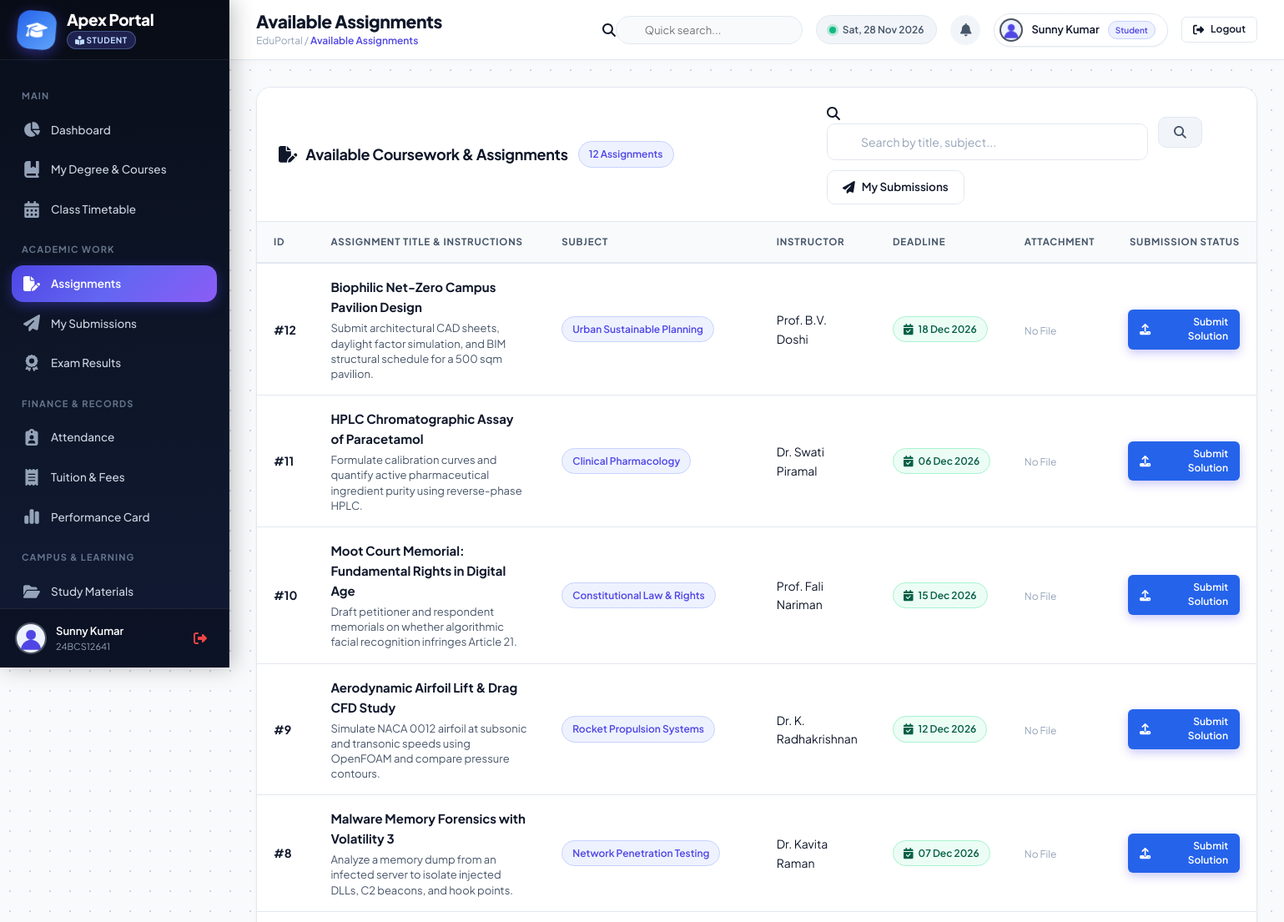
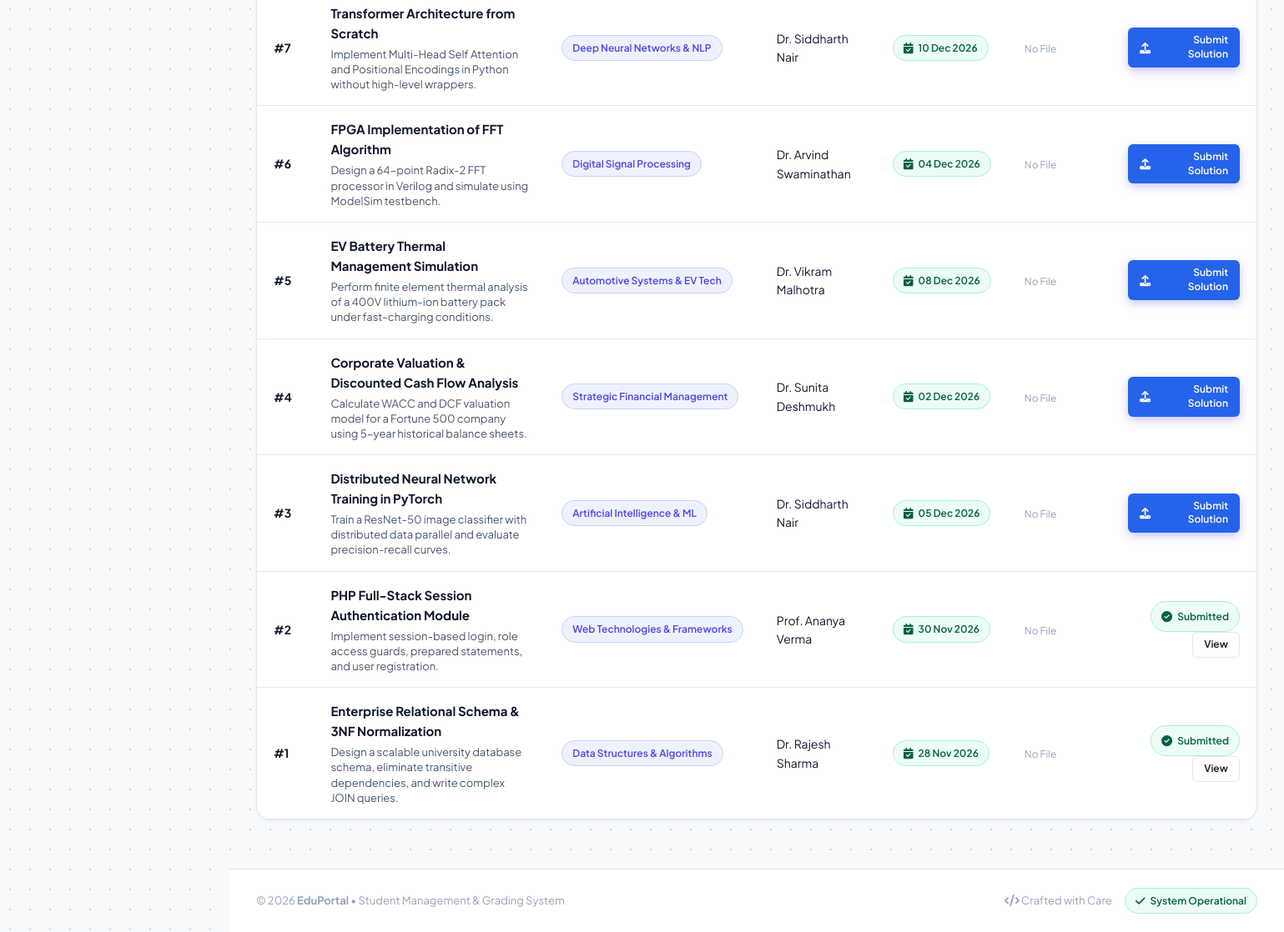
The app's page /student/assignments.php (signed in) with its own data (2 pictures, top to bottom).
### tables this page shows
CREATE TABLE `students` (
  `student_id` INT AUTO_INCREMENT PRIMARY KEY,
  `user_id` INT NOT NULL UNIQUE,
  `roll_no` VARCHAR(50) NOT NULL UNIQUE,
  `department_id` INT DEFAULT NULL,
  `course_id` INT DEFAULT NULL,
  `course` VARCHAR(100) DEFAULT 'BCA',
  `semester` INT NOT NULL DEFAULT 1,
  `admission_year` INT NOT NULL DEFAULT 2024,
  `gender` ENUM('Male','Female','Other') DEFAULT 'Male',
  `dob` DATE DEFAULT NULL,
  `address` TEXT DEFAULT NULL,
  `status` ENUM('Active','Graduated','Suspended') DEFAULT 'Active',
  `profile_picture` VARCHAR(255) DEFAULT NULL,
  `created_at` TIMESTAMP DEFAULT CURRENT_TIMESTAMP,
  CONSTRAINT `fk_sp_stu_course` FOREIGN KEY (`course_id`) REFERENCES `courses` (`course_id`) ON DELETE SET NULL,
  CONSTRAINT `fk_sp_stu_user` FOREIGN KEY (`user_id`) REFERENCES `users` (`id`) ON DELETE CASCADE
);

CREATE TABLE `assignments` (
  `assignment_id` INT AUTO_INCREMENT PRIMARY KEY,
  `subject_id` INT DEFAULT 1,
  `course_id` INT NOT NULL,
  `faculty_id` INT NOT NULL,
  `title` VARCHAR(255) NOT NULL,
  `description` TEXT NOT NULL,
  `deadline` DATE NOT NULL,
  `max_marks` INT DEFAULT 100,
  `file_path` VARCHAR(255) DEFAULT NULL,
  `created_at` TIMESTAMP DEFAULT CURRENT_TIMESTAMP
);

CREATE TABLE `subjects` (
  `subject_id` INT AUTO_INCREMENT PRIMARY KEY,
  `subject_name` VARCHAR(150) NOT NULL,
  `subject_code` VARCHAR(50) NOT NULL UNIQUE,
  `faculty_id` INT DEFAULT NULL,
  `course` VARCHAR(100) DEFAULT 'B.Tech CSE',
  `semester` INT DEFAULT 1,
  `created_at` TIMESTAMP DEFAULT CURRENT_TIMESTAMP
);

CREATE TABLE `users` (
  `id` INT AUTO_INCREMENT PRIMARY KEY,
  `name` VARCHAR(120) NOT NULL,
  `email` VARCHAR(120) NOT NULL UNIQUE,
  `password` VARCHAR(255) NOT NULL,
  `role` ENUM('admin', 'faculty', 'student') NOT NULL DEFAULT 'student',
  `profile_picture` VARCHAR(255) DEFAULT 'default.png',
  `phone` VARCHAR(30) DEFAULT NULL,
  `created_at` TIMESTAMP DEFAULT CURRENT_TIMESTAMP
);

### student/assignments.php (called while the page is built)
<?php include("view_assignments.php"); ?>

### config/db.php (called while the page is built, shortened)
<?php
$host = getenv('DB_HOST') ?: "127.0.0.1";
$user = getenv('DB_USER') ?: "root";
$password = getenv('DB_PASSWORD') !== false ? getenv('DB_PASSWORD') : "";
$database = getenv('DB_NAME') ?: "student_portal";
$port = getenv('DB_PORT') ? (int)getenv('DB_PORT') : 3306;
try {
    $con = @mysqli_connect($host, $user, $password, $database, $port);
} catch (Throwable $e) {
    $con = false;
}
mysqli_set_charset($con, "utf8mb4");
if ($con) {
    static $schema_checked = false;
    if (!$schema_checked) {
if (!function_exists('safe_num_rows')) {
    function safe_num_rows($result) {
        if ($result && is_object($result)) {
            return mysqli_num_rows($result);
        }
        return 0;
    }
}
    }
}
if (!function_exists('get_subject_col')) {
    function get_subject_col($con) {
        static $resolved_col = null;
        $res = @mysqli_query($con, "SHOW COLUMNS FROM `subjects` LIKE 'suject_name'");
        if ($res && safe_num_rows($res) > 0) {
            $resolved_col = 'suject_name';
        } else {
            $resolved_col = 'subject_name';
        }
        return $resolved_col;
    }
}
if (!function_exists('safe_fetch_assoc')) {
    function safe_fetch_assoc($result) {
        if ($result && is_object($result) && mysqli_num_rows($result) > 0) {
            return mysqli_fetch_assoc($result);
        }
        return [];
    }
}
?>

### student/view_assignments.php (the view, shortened to what this page needs)
<?php
include("../config/db.php");
$user_id = $_SESSION['user_id'];
$subj_col = get_subject_col($con);
$st_query = mysqli_query($con, "SELECT student_id FROM students WHERE user_id='$user_id' LIMIT 1");
$student = ($st_query && safe_num_rows($st_query) > 0) ? safe_fetch_assoc($st_query) : [];
$student_id = $student['student_id'] ?? 0;
$search = "";
if (isset($_GET['search']) && !empty(trim($_GET['search']))) {
    $search = escape($con, $_GET['search']);
    $query = mysqli_query($con, "
        SELECT a.*, s.`$subj_col` AS subject_name, u.name AS faculty_name,
               (SELECT submission_id FROM submissions sub WHERE sub.assignment_id = a.assignment_id AND sub.student_id = '$student_id' LIMIT 1) as submitted_id
        FROM assignments a
        LEFT JOIN subjects s ON a.subject_id = s.subject_id
        LEFT JOIN faculty f ON a.faculty_id = f.faculty_id
        LEFT JOIN users u ON f.user_id = u.id
        WHERE a.title LIKE '%$search%'
           OR a.description LIKE '%$search%'
           OR s.`$subj_col` LIKE '%$search%'
        ORDER BY a.assignment_id DESC
    ");
} else {
    $query = mysqli_query($con, "
        SELECT a.*, s.`$subj_col` AS subject_name, u.name AS faculty_name,
               (SELECT submission_id FROM submissions sub WHERE sub.assignment_id = a.assignment_id AND sub.student_id = '$student_id' LIMIT 1) as submitted_id
        FROM assignments a
        LEFT JOIN subjects s ON a.subject_id = s.subject_id
        LEFT JOIN faculty f ON a.faculty_id = f.faculty_id
        LEFT JOIN users u ON f.user_id = u.id
        ORDER BY a.assignment_id DESC
    ");
}
include("../includes/header.php");
include("../includes/sidebar_student.php");
include("../includes/navbar.php");
?>
<div class="card">
    <div class="card-header">
        <div style="display:flex; align-items:center; gap:12px; flex-wrap:wrap;">
            <h3><i class="fa-solid fa-file-pen"></i> Available Coursework & Assignments</h3>
            <span class="badge badge-primary"><?php echo safe_num_rows($query); ?> Assignments</span>
        </div>
        <div style="display:flex; align-items:center; gap:12px; flex-wrap:wrap;">
            <form method="GET" class="search-toolbar">
                <div class="search-input-group">
                    <i class="fa-solid fa-magnifying-glass"></i>
                    <input type="text" name="search" class="form-control" placeholder="Search by title, subject..." value="<?php echo htmlspecialchars($search); ?>">
                </div>
                <button type="submit" class="btn btn-secondary"><i class="fa-solid fa-search"></i></button>
            </form>
            <a href="my_submissions.php" class="btn btn-outline">
                <i class="fa-solid fa-paper-plane"></i> My Submissions
            </a>
        </div>
    </div>
    <div class="card-body" style="padding:0;">
        <div class="table-responsive">
            <table class="custom-table">
                <thead>
                    <tr>
                        <th>ID</th>
                        <th>Assignment Title & Instructions</th>
                        <th>Subject</th>
                        <th>Instructor</th>
                        <th>Deadline</th>
                        <th>Attachment</th>
                        <th style="text-align:right;">Submission Status</th>
                    </tr>
                </thead>
                <tbody>
                    <?php if ($query && safe_num_rows($query) > 0): ?>
                        <?php while ($row = safe_fetch_assoc($query)):
                            $is_submitted = !empty($row['submitted_id']);
                            $is_overdue = (strtotime($row['deadline']) < strtotime(date('Y-m-d')));
                        ?>
                            <tr>
                                <td><strong>#<?php echo $row['assignment_id']; ?></strong></td>
                                <td>
                                    <div style="font-weight:700; color:var(--text-primary); font-size:15px;"><?php echo htmlspecialchars($row['title']); ?></div>
                                    <div style="font-size:13px; color:#475569; max-width:320px; line-height:1.4; margin-top:4px;">
                                        <?php echo htmlspecialchars($row['description']); ?>
                                    </div>
                                </td>
                                <td>
                                    <?php if (!empty($row['subject_name'])): ?>
                                        <span class="badge badge-primary"><?php echo htmlspecialchars($row['subject_name']); ?></span>
                                    <?php else: ?>
                                        <span class="badge badge-dark">General</span>
                                    <?php endif; ?>
                                </td>
                                <td><?php echo htmlspecialchars($row['faculty_name'] ?? 'Faculty Staff'); ?></td>
                                <td>
                                    <?php if ($is_overdue): ?>
                                        <span class="badge badge-danger"><i class="fa-solid fa-clock"></i> <?php echo date('d M Y', strtotime($row['deadline'])); ?></span>
                                    <?php else: ?>
                                        <span class="badge badge-success"><i class="fa-solid fa-calendar-check"></i> <?php echo date('d M Y', strtotime($row['deadline'])); ?></span>
                                    <?php endif; ?>
                                </td>
                                <td>
                                    <?php if (!empty($row['file_path']) && file_exists("../uploads/assignments/" . $row['file_path'])): ?>
                                        <a href="../uploads/assignments/<?php echo urlencode($row['file_path']); ?>" class="btn btn-outline btn-sm" download title="Download Problem Sheet">
                                            <i class="fa-solid fa-download"></i> Task Sheet
                                        </a>
                                    <?php else: ?>
                                        <span style="color:#94a3b8; font-size:12px;">No File</span>
                                    <?php endif; ?>
                                </td>
                                <td style="text-align:right;">
                                    <?php if ($is_submitted): ?>
                                        <span class="badge badge-success" style="padding:8px 12px; font-size:12px;">
                                            <i class="fa-solid fa-circle-check"></i> Submitted
                                        </span>
                                        <a href="my_submissions.php" class="btn btn-outline btn-sm" style="margin-left:6px;">View</a>
                                    <?php else: ?>
                                        <a href="submit_assignment.php?id=<?php echo $row['assignment_id']; ?>" class="btn btn-primary btn-sm" style="background:#2563eb;">
                                            <i class="fa-solid fa-upload"></i> Submit Solution
                                        </a>
                                    <?php endif; ?>
                                </td>
                            </tr>
                        <?php endwhile; ?>
                    <?php endif; ?>
                </tbody>
            </table>
        </div>
    </div>
</div>
<?php include("../includes/footer.php"); ?>

### includes/sidebar_student.php (shortened to what this page needs)
<?php
$current_page = basename($_SERVER['PHP_SELF']);
$student_name = $_SESSION['name'] ?? 'Student';
$student_pic = "../assets/images/default-user.png";
$roll_no_display = "Student";
if (isset($con) && isset($_SESSION['user_id'])) {
    $u_res = mysqli_query($con, "
        SELECT students.profile_picture, students.roll_no, students.course
        FROM students
        WHERE user_id='" . $_SESSION['user_id'] . "'
    ");
    if ($u_res && $s_row = safe_fetch_assoc($u_res)) {
        if (!empty($s_row['roll_no'])) {
            $roll_no_display = $s_row['roll_no'];
        }
    }
}
?>
<aside class="sidebar">
    <div class="sidebar-brand">
        <div class="brand-icon" style="background: linear-gradient(135deg, #2563eb 0%, #60a5fa 100%);">
            <i class="fa-solid fa-graduation-cap"></i>
        </div>
        <div class="brand-text">
            <h3>Apex Portal</h3>
            <span class="brand-badge" style="color: #bfdbfe;"><i class="fa-solid fa-book-reader"></i> Student</span>
        </div>
    </div>
    <div class="sidebar-menu">
        <div class="menu-category">MAIN</div>
        <a href="dashboard.php" class="nav-link <?php echo ($current_page == 'dashboard.php') ? 'active' : ''; ?>">
            <i class="fa-solid fa-chart-pie"></i>
            <span>Dashboard</span>
        </a>
        <a href="courses.php" class="nav-link <?php echo ($current_page == 'courses.php') ? 'active' : ''; ?>">
            <i class="fa-solid fa-book-bookmark"></i>
            <span>My Degree & Courses</span>
        </a>
        <a href="timetable.php" class="nav-link <?php echo ($current_page == 'timetable.php') ? 'active' : ''; ?>">
            <i class="fa-solid fa-calendar-days"></i>
            <span>Class Timetable</span>
        </a>
        <div class="menu-category">ACADEMIC WORK</div>
        <a href="view_assignments.php" class="nav-link <?php echo in_array($current_page, ['view_assignments.php', 'assignments.php', 'submit_assignment.php']) ? 'active' : ''; ?>">
            <i class="fa-solid fa-file-pen"></i>
            <span>Assignments</span>
        </a>
        <a href="my_submissions.php" class="nav-link <?php echo ($current_page == 'my_submissions.php') ? 'active' : ''; ?>">
            <i class="fa-solid fa-paper-plane"></i>
            <span>My Submissions</span>
        </a>
        <a href="view_grades.php" class="nav-link <?php echo in_array($current_page, ['view_grades.php', 'results.php']) ? 'active' : ''; ?>">
            <i class="fa-solid fa-award"></i>
            <span>Exam Results</span>
        </a>
        <div class="menu-category">FINANCE & RECORDS</div>
        <a href="view_attendance.php" class="nav-link <?php echo in_array($current_page, ['view_attendance.php', 'attendance.php']) ? 'active' : ''; ?>">
            <i class="fa-solid fa-clipboard-user"></i>
            <span>Attendance</span>
        </a>
        <a href="fees.php" class="nav-link <?php echo ($current_page == 'fees.php') ? 'active' : ''; ?>">
            <i class="fa-solid fa-receipt"></i>
            <span>Tuition & Fees</span>
        </a>
        <a href="performance_report.php" class="nav-link <?php echo ($current_page == 'performance_report.php') ? 'active' : ''; ?>">
            <i class="fa-solid fa-chart-simple"></i>
            <span>Performance Card</span>
        </a>
        <div class="menu-category">CAMPUS & LEARNING</div>
        <a href="study_materials.php" class="nav-link <?php echo ($current_page == 'study_materials.php') ? 'active' : ''; ?>">
            <i class="fa-solid fa-folder-open"></i>
            <span>Study Materials</span>
        </a>
    </div>
    <div class="sidebar-footer">
        <div class="user-mini">
            <img src="<?php echo $student_pic; ?>" alt="Student Avatar" class="user-avatar">
            <div class="user-info">
                <div class="name"><?php echo htmlspecialchars($student_name); ?></div>
                <div class="role-tag"><?php echo htmlspecialchars($roll_no_display); ?></div>
            </div>
        </div>
        <a href="../logout.php" class="logout-icon" title="Logout">
            <i class="fa-solid fa-right-from-bracket"></i>
        </a>
    </div>
</aside>

### records on screen
students: roll_no "24BCS12641"
assignments: assignment_id "12", title "Biophilic Net-Zero Campus Pavilion Design", description "Submit architectural CAD sheets, daylight factor simulation, and BIM structural schedule for a 500 sqm pavilion.", subject.subject_name "Urban Sustainable Planning", users.name "Prof. B.V. Doshi", deadline "18 Dec 2026", file_path "No File"
assignments: assignment_id "11", title "HPLC Chromatographic Assay of Paracetamol", description "Formulate calibration curves and quantify active pharmaceutical ingredient purity using reverse-phase HPLC.", subject.subject_name "Clinical Pharmacology", users.name "Dr. Swati Piramal", deadline "06 Dec 2026", shows "No File"
assignments: assignment_id "10", title "Moot Court Memorial: Fundamental Rights in Digital Age", description "Draft petitioner and respondent memorials on whether algorithmic facial recognition infringes Article 21.", subject.subject_name "Constitutional Law & Rights", users.name "Prof. Fali Nariman", deadline "15 Dec 2026", shows "No File"
assignments: assignment_id "9", title "Aerodynamic Airfoil Lift & Drag CFD Study", description "Simulate NACA 0012 airfoil at subsonic and transonic speeds using OpenFOAM and compare pressure contours.", subject.subject_name "Rocket Propulsion Systems", users.name "Dr. K. Radhakrishnan", deadline "12 Dec 2026", file_path "No File"
assignments: assignment_id "8", title "Malware Memory Forensics with Volatility 3", description "Analyze a memory dump from an infected server to isolate injected DLLs, C2 beacons, and hook points.", subject.subject_name "Network Penetration Testing", users.name "Dr. Kavita Raman", deadline "07 Dec 2026", shows "No File"
assignments: assignment_id "7", title "Transformer Architecture from Scratch", description "Implement Multi-Head Self Attention and Positional Encodings in Python without high-level wrappers.", subject.subject_name "Deep Neural Networks & NLP", users.name "Dr. Siddharth Nair", deadline "10 Dec 2026", shows "No File"
assignments: assignment_id "6", title "FPGA Implementation of FFT Algorithm", description "Design a 64-point Radix-2 FFT processor in Verilog and simulate using ModelSim testbench.", subject.subject_name "Digital Signal Processing", users.name "Dr. Arvind Swaminathan", deadline "04 Dec 2026", file_path "No File"
assignments: assignment_id "5", title "EV Battery Thermal Management Simulation", description "Perform finite element thermal analysis of a 400V lithium-ion battery pack under fast-charging conditions.", subject.subject_name "Automotive Systems & EV Tech", users.name "Dr. Vikram Malhotra", deadline "08 Dec 2026", file_path "No File"
assignments: assignment_id "4", title "Corporate Valuation & Discounted Cash Flow Analysis", description "Calculate WACC and DCF valuation model for a Fortune 500 company using 5-year historical balance sheets.", subject.subject_name "Strategic Financial Management", users.name "Dr. Sunita Deshmukh", deadline "02 Dec 2026", shows "No File"
assignments: assignment_id "3", title "Distributed Neural Network Training in PyTorch", description "Train a ResNet-50 image classifier with distributed data parallel and evaluate precision-recall curves.", subject.subject_name "Artificial Intelligence & ML", users.name "Dr. Siddharth Nair", deadline "05 Dec 2026", file_path "No File"
assignments: assignment_id "2", title "PHP Full-Stack Session Authentication Module", description "Implement session-based login, role access guards, prepared statements, and user registration.", subject.subject_name "Web Technologies & Frameworks", users.name "Prof. Ananya Verma", deadline "30 Nov 2026", shows "No File", shows "Submitted"
assignments: assignment_id "1", title "Enterprise Relational Schema & 3NF Normalization", description "Design a scalable university database schema, eliminate transitive dependencies, and write complex JOIN queries.", subject.subject_name "Data Structures & Algorithms", users.name "Dr. Rajesh Sharma", deadline "28 Nov 2026", shows "No File", shows "Submitted"

### other values on screen
$student_name "Sunny Kumar"
$header_title "Available Assignments"
$user_name "Sunny Kumar"
$user_role_label "Student"
safe_num_rows($query) "12"
